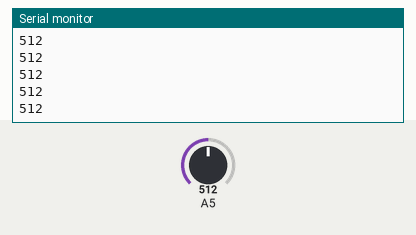
Bench run of a sketch on a simulated Arduino Uno, built with avr-gcc and run on an emulated ATmega328P. Parts: the last lines printed to the serial monitor. The test bench sets the inputs (shaded band); at power-on: A5 = 512.

Above: at 1.2 s.
1.3 s: A5 set to 716
At 2.4 s:
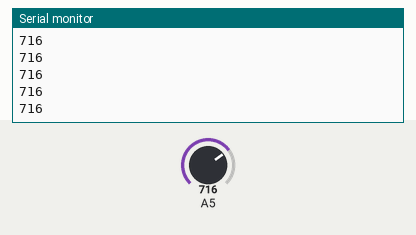
2.8 s: A5 set to 900
At 3.4 s:
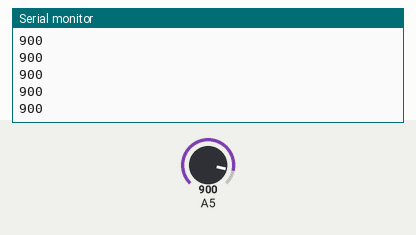
Timing chart, 0 to 5.8 s (numbered marks = the images above; inputs shaded):
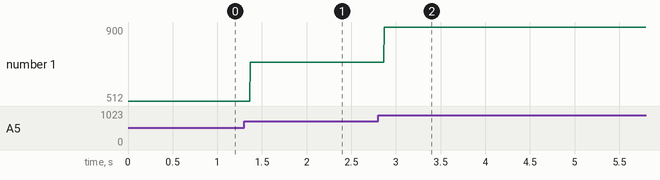

Measured:
- after the input at 1.3 s, the serial monitor: prints a new line after 0.07 s (image 1)
- after the input at 2.8 s, the serial monitor: prints a new line after 0.07 s (image 2)
- plotted number 1: 512 → 716 after the input at 1.3 s, 716 → 900 after the input at 2.8 s

The sketch:

Lab3.1.ino
```cpp
//Write a program to measure the analog voltage on the PC0(ADC0) pin using the ADC peripheral
//with VREF selected to be AVCC. Using a voltage source, apply a DC voltage to ADC0 and
//record measurements at 20 different input voltages between 0 and 5 volts. Use a multimeter
//to measure the actual input voltage Vin.
//1. Measure the supply voltage AVCC on the 5V pin.
//2. Provide a table that includes the measured (by multimeter) voltage Vin, the expected
//ADC value for Vin, the recorded ADC value (a 10-bit unsigned integer), and the voltage
//that the ADC value represents.
//3. Do your measurements match your expectations? How do you expect the measurement
//from Part 1 to affect these results? Explain your answer.
//4. Plot the recorded ADC value (y-axis) versus the measured input voltage Vin (x-axis).

# define DEBUG_OUTPUT_MESSAGE_MAX_LENGTH 80
char message [DEBUG_OUTPUT_MESSAGE_MAX_LENGTH];
volatile uint8_t* addADMUX;
volatile uint8_t* addADCSRA;
volatile uint8_t* addADCH;
volatile uint8_t* addADCL;
volatile uint8_t* addADCSRB;
volatile uint8_t* addDIDR0;

volatile uint8_t* ioPORTB;
volatile uint8_t* ioDDRB;

void setup () {
  Serial.begin(9600);
  addADMUX = (uint8_t *) 0x7C; // Used for ref voltage , left / right justify , & input selection
  addADCSRA = (uint8_t *) 0x7A; // Enable , start ADC , set interrupts , and set prescaling
  addADCH = (uint8_t *) 0x79; // High byte of ADC result
  addADCL = (uint8_t *) 0x78; // Low byte of ADC result
  addADCSRB = (uint8_t *) 0x7B; // Choose source to trigger the start of ADC
  addDIDR0 = (uint8_t *) 0x7E; // Turn off PIN input for each ADC pin ( saves power )
  *addADMUX = 0x45; // Choose Vcc as reference volatage , right justify , and use ADC5
  *addADCSRA = 0x84; // Enable ADC and select prescaling of 16
  *addADCSRB = 0x00; // Disable triggers and set to free - running mode
  *addDIDR0 = 0x3F; // Turn off all PIN inputs
}

void loop() {
  uint8_t aLow , aHigh ;
  * addADCSRA |= 0x40; // Set the " ADSC start conversion " bit high
  while (* addADCSRA & 0x40) { } // Wait for ADC to finish (i.e. , " ADSC start conversion " bit low)
  aLow = * addADCL ; // Read the low byte
  aHigh = * addADCH ; // Read the high byte
  uint16_t Voltage ; // Create 16 bit value to store high and low bytes
  Voltage = ( uint16_t ) aLow | (( uint16_t ) aHigh << 8) ; // Fill with high and low bytes
  //snprintf ( message , DEBUG_OUTPUT_MESSAGE_MAX_LENGTH ,
//             "L = %d\nH = %d\n", aLow , aHigh ) ; // Write values of high and low bytes to char array
  //Serial.write ( message ) ; // Write display to serial port
  Serial.println (Voltage); // Convert to actual voltage and display
  //delay (2000) ; // Delay ADC results by 2 seconds
}
```
